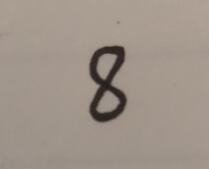
#> input picture image/n8.jpg, 209 x 169 px
$ python DealPicture.py   (older library calls are emulated)
#> lines starting #> are read from the running program, lines starting #| are printed output that depends on the picture
#> in main, img is the input picture: shape (169, 209, 3); mean R, G, B 158.9, 147.2, 137.1
import numpy as np
from PIL import Image
import matplotlib.pyplot as plt
import random
import scipy.misc
import scipy.signal
import scipy.ndimage
from matplotlib.font_manager import FontProperties

font_set = FontProperties(fname=r"c:\windows\fonts\simsun.ttc", size=10)


def medium_filter(im, x, y, step):
    sum_s = []
    for k in range(-int(step / 2), int(step / 2) + 1):
        for m in range(-int(step / 2), int(step / 2) + 1):
            sum_s.append(im[x + k][y + m])
    sum_s.sort()
    return sum_s[(int(step * step / 2) + 1)]


def mean_filter(im, x, y, step):
    sum_s = 0
    for k in range(-int(step / 2), int(step / 2) + 1):
        for m in range(-int(step / 2), int(step / 2) + 1):
            sum_s += im[x + k][y + m] / (step * step)
    return sum_s


def convert_2d(r):
    n = 3
    # 3*3 滤波器, 每个系数都是 1/9
    window = np.ones((n, n)) / n ** 2
    # 使用滤波器卷积图像
    # mode = same 表示输出尺寸等于输入尺寸
    # boundary 表示采用对称边界条件处理图像边缘
    s = scipy.signal.convolve2d(r, window, mode='same', boundary='symm')
    return s.astype(np.uint8)


def convert_3d(r):
    s_dsplit = []
    for d in range(r.shape[2]):
        rr = r[:, :, d]
        ss = convert_2d(rr)
        s_dsplit.append(ss)
    s = np.dstack(s_dsplit)
    return s


def add_salt_noise(img):
    rows, cols, dims = img.shape
#> rows = 169; cols = 209; dims = 3
    R = np.mat(img[:, :, 0])
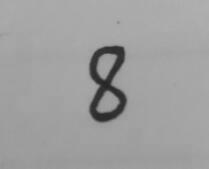
#> R: shape (169, 209); min 33, max 176, mean 158.9
    G = np.mat(img[:, :, 1])
    B = np.mat(img[:, :, 2])
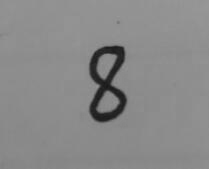
#> B: shape (169, 209); min 24, max 151, mean 137.1

    Grey_sp = R * 0.299 + G * 0.587 + B * 0.114
    Grey_gs = R * 0.299 + G * 0.587 + B * 0.114

    snr = 0.9

    noise_num = int((1 - snr) * rows * cols)
#> noise_num = 3532

    for i in range(noise_num):
        rand_x = random.randint(0, rows - 1)
        rand_y = random.randint(0, cols - 1)
        if random.randint(0, 1) == 0:
            Grey_sp[rand_x, rand_y] = 0
        else:
            Grey_sp[rand_x, rand_y] = 255
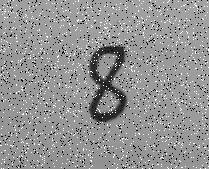
#> Grey_sp: shape (169, 209) float64; min 0, max 255, mean 147.7
    # 给图像加入高斯噪声
    Grey_gs = Grey_gs + np.random.normal(0, 48, Grey_gs.shape)
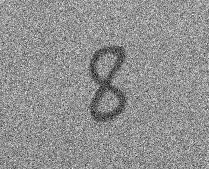
#> Grey_gs: shape (169, 209) float64; min -108.7, max 344.4, mean 149.3; drawn with min black and max white
    Grey_gs = Grey_gs - np.full(Grey_gs.shape, np.min(Grey_gs))
    Grey_gs = Grey_gs * 255 / np.max(Grey_gs)
    Grey_gs = Grey_gs.astype(np.uint8)

    # 中值滤波
    Grey_sp_mf = scipy.ndimage.median_filter(Grey_sp, (7, 7))
    Grey_gs_mf = scipy.ndimage.median_filter(Grey_gs, (8, 8))
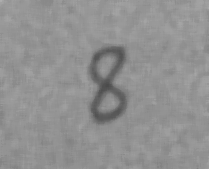
#> Grey_gs_mf: shape (169, 209); min 75, max 174, mean 145.3

    # 均值滤波
    Grey_sp_me = convert_2d(Grey_sp)
#> in convert_2d, `s = scipy.signal.convolve2d(r, window, mode='same', boundary='symm')`:
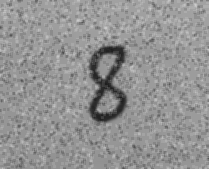
#> s: shape (169, 209) float64; min 27.82, max 204.2, mean 147.7
    Grey_gs_me = convert_2d(Grey_gs)
#> in convert_2d (call 2), `s = scipy.signal.convolve2d(r, window, mode='same', boundary='symm')`:
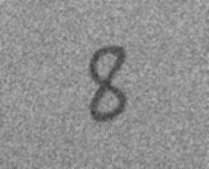
#> s: shape (169, 209) float64; min 56, max 183.6, mean 144.7

    # [6 lines of commented-out code are left out]

    plt.subplot(323)
    plt.title('中值滤波去椒盐噪声（8*8）', fontproperties=font_set)
    plt.imshow(Grey_sp_mf, cmap='gray')
    result = Image.fromarray(Grey_sp_mf)
    result = result.convert('RGB')
#> result: PIL image 209x169 RGB

    # [11 lines of commented-out code are left out]
    plt.show()
    return result


def main(path):
    img = np.array(Image.open(path))
    path = path.rstrip(".jpg")
    add_salt_noise(img).save(path + "_result.jpg")
    return path


if __name__ == '__main__':
    main("./image/n8.jpg")

$ run again, with image/n2.jpg copied over image/n8.jpg
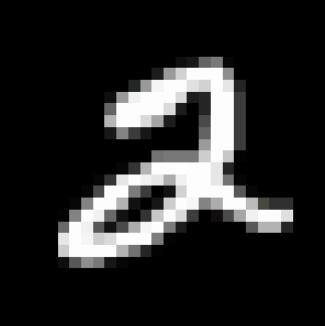
#> input picture image/n2.jpg, 325 x 326 px
#> in main, img is the input picture: shape (326, 325, 3); mean R, G, B 38.8, 38.8, 38.8
#> after the loop in add_salt_noise, `for i in range(noise_num):`:
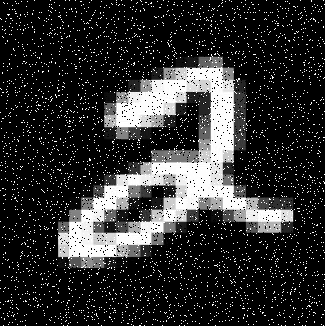
#> Grey_sp: shape (326, 325) float64; min 0, max 255, mean 47.3
#> in convert_2d, `s = scipy.signal.convolve2d(r, window, mode='same', boundary='symm')`:
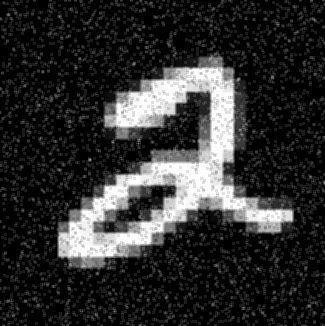
#> s: shape (326, 325) float64; min 0, max 255, mean 47.3; drawn with min black and max white
